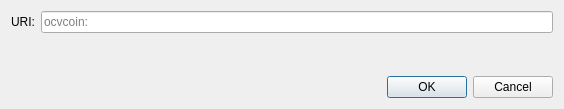
<?xml version="1.0" encoding="UTF-8"?>
<ui version="4.0">
 <class>OpenURIDialog</class>
 <widget class="QDialog" name="OpenURIDialog">
  <property name="geometry">
   <rect>
    <x>0</x>
    <y>0</y>
    <width>564</width>
    <height>109</height>
   </rect>
  </property>
  <property name="windowTitle">
   <string>Open ocvcoin URI</string>
  </property>
  <layout class="QVBoxLayout" name="verticalLayout">
   <item>
    <layout class="QHBoxLayout" name="horizontalLayout">
     <item>
      <widget class="QLabel" name="label">
       <property name="text">
        <string>URI:</string>
       </property>
      </widget>
     </item>
     <item>
      <widget class="QValidatedLineEdit" name="uriEdit">
       <property name="placeholderText">
        <string notr="true">ocvcoin:</string>
       </property>
      </widget>
     </item>
    </layout>
   </item>
   <item>
    <spacer name="verticalSpacer">
     <property name="orientation">
      <enum>Qt::Vertical</enum>
     </property>
     <property name="sizeHint" stdset="0">
      <size>
       <width>20</width>
       <height>40</height>
      </size>
     </property>
    </spacer>
   </item>
   <item>
    <widget class="QDialogButtonBox" name="buttonBox">
     <property name="orientation">
      <enum>Qt::Horizontal</enum>
     </property>
     <property name="standardButtons">
      <set>QDialogButtonBox::Cancel|QDialogButtonBox::Ok</set>
     </property>
    </widget>
   </item>
  </layout>
 </widget>
 <customwidgets>
  <customwidget>
   <class>QValidatedLineEdit</class>
   <extends>QLineEdit</extends>
   <header>qt/qvalidatedlineedit.h</header>
  </customwidget>
 </customwidgets>
 <resources/>
 <connections>
  <connection>
   <sender>buttonBox</sender>
   <signal>accepted()</signal>
   <receiver>OpenURIDialog</receiver>
   <slot>accept()</slot>
   <hints>
    <hint type="sourcelabel">
     <x>248</x>
     <y>254</y>
    </hint>
    <hint type="destinationlabel">
     <x>157</x>
     <y>274</y>
    </hint>
   </hints>
  </connection>
  <connection>
   <sender>buttonBox</sender>
   <signal>rejected()</signal>
   <receiver>OpenURIDialog</receiver>
   <slot>reject()</slot>
   <hints>
    <hint type="sourcelabel">
     <x>316</x>
     <y>260</y>
    </hint>
    <hint type="destinationlabel">
     <x>286</x>
     <y>274</y>
    </hint>
   </hints>
  </connection>
 </connections>
</ui>
